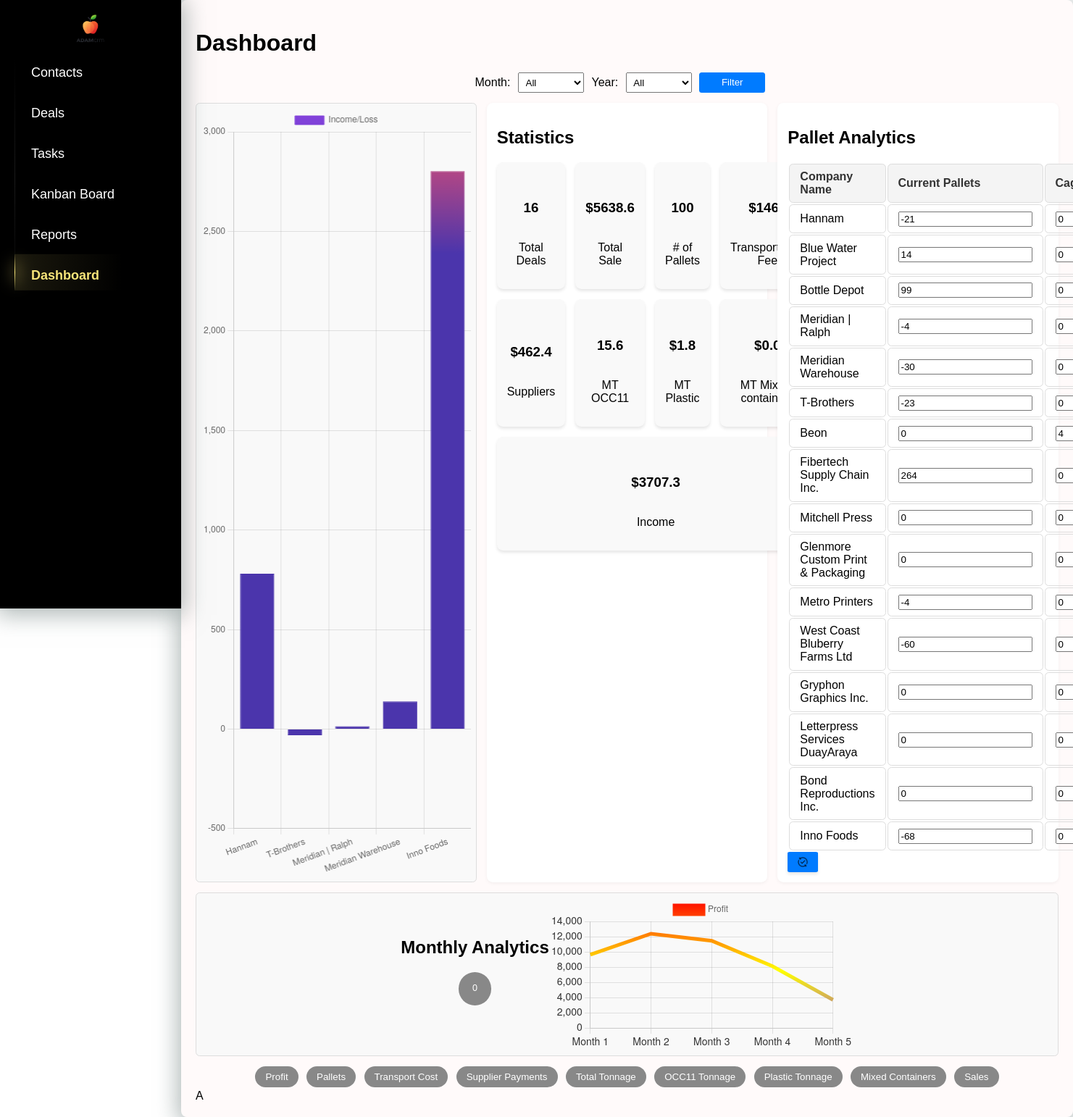
Page /sales_analytics/ on the committed database.
### crm/models.py (models this page shows, shortened)
class CompanyPallets(models.Model):
    company_name = models.ForeignKey(Company,on_delete=models.CASCADE, related_name='pallets')
    pallets_count = models.IntegerField(default=0)
    cages_count = models.IntegerField(default=0)

class Company(models.Model):
    name = models.CharField(max_length=200, unique=True)
    unique_number = models.CharField(max_length=255, unique=True, blank=True, null=True)
    pickup_requested = models.BooleanField(default=False)

### crm/views.py (the view, shortened to what this page needs)
# urls.py: path("sales_analytics/", views.sales_analytics, name="sales_analytics"),
def sales_analytics(request):
    from django.db.models import Sum, Q
    from django.db.models.functions import ExtractMonth, ExtractYear
    from django.http import JsonResponse, HttpResponseRedirect
    from datetime import datetime
    now = datetime.now()
    current_month = now.month
    current_year = now.year
    month = request.GET.get('month', str(current_month).zfill(2))  # По умолчанию текущий месяц
    year = request.GET.get('year', str(current_year))               # По умолчанию текущий год
    deals_year = Deals.objects.filter(date__year=int(year))
    monthly_data = deals_year.values(month=ExtractMonth('date')).annotate(
        total_income=Sum('total_income_loss'),
        total_pallets=Sum('shipped_pallets'),
        transport_cost=Sum('transport_cost'),
        supplier_total=Sum('supplier_total'),
        total_tonnage=Sum('received_quantity'),
        occ11_tonnage=Sum('received_quantity', filter=Q(grade="OCC11") | Q(grade="OCC 11") | Q(grade="Loose OCC") | Q(
            grade="OCC 11 Bale String") | Q(
            grade="Printers Offcuts") | Q(grade="Stock Rolls")),
        plastic_tonnage=Sum('received_quantity', filter=Q(grade="Flexible Plastic")),
            mixed_tonnage=Sum('received_quantity', filter=Q(grade="Mixed Container")),
            total_sales=Sum('total_amount')
        ).order_by('month')
    chart_data = {
        'months': [entry['month'] for entry in monthly_data],
        'profit': [float(entry["total_income"] or 0) for entry in monthly_data],
        'pallets': [float(entry['total_pallets'] or 0) for entry in monthly_data],
        'hauler': [float(entry['transport_cost'] or 0) for entry in monthly_data],
        'suppliers': [float(entry["supplier_total"] or 0) for entry in monthly_data],
        'total_tonnage': [float(entry["total_tonnage"] or 0) for entry in monthly_data],
        'occ11_tonnage': [float(entry["occ11_tonnage"] or 0) for entry in monthly_data],
        'plastic_tonnage': [float(entry["plastic_tonnage"] or 0) for entry in monthly_data],
        'mixed_tonnage': [float(entry["mixed_tonnage"] or 0) for entry in monthly_data],
        'sales': [float(entry["total_sales"] or 0) for entry in monthly_data]
    }
    if request.headers.get('X-Requested-With') == 'XMLHttpRequest':
        return JsonResponse(chart_data)
    deals_details = Deals.objects.all()
    if month and year:
        deals_details = deals_details.filter(date__month=int(month), date__year=int(year))
    elif month:
        deals_details = deals_details.filter(date__month=int(month))
    elif year:
        deals_details = deals_details.filter(date__year=int(year))
    suppliers_income = deals_details.values('supplier').annotate(total_income_loss=Sum('total_income_loss'))
    suppliers_income_dict = {
        contact.company.name: float(entry['total_income_loss'] or 0)
        for entry in suppliers_income
        for contact in Contact.objects.filter(company__id=entry['supplier'])
    }
    occ11_filter = Q(grade__iexact="OCC11") | Q(grade__iexact="OCC 11") | Q(grade__iexact="Loose OCC") | \
                   Q(grade__iexact="OCC 11 Bale String") | Q(grade__iexact="Printers Offcuts") | Q(
        grade__iexact="Stock Rolls")
    total_deals = deals_details.count()
    total_sale = deals_details.aggregate(Sum('total_amount'))['total_amount__sum'] or 0
    total_pallets = deals_details.aggregate(Sum('shipped_pallets'))['shipped_pallets__sum'] or 0
    transportation_fee = deals_details.aggregate(Sum('transport_cost'))['transport_cost__sum'] or 0
    suppliers_total = deals_details.aggregate(Sum('supplier_total'))['supplier_total__sum'] or 0
    mt_occ11 = deals_details.filter(occ11_filter).aggregate(Sum('received_quantity'))['received_quantity__sum'] or 0
    mt_plastic = deals_details.filter(grade="Flexible Plastic").aggregate(Sum('received_quantity'))['received_quantity__sum'] or 0
    mt_mixed_containers = deals_details.filter(grade="Mixed Container").aggregate(Sum('received_quantity'))['received_quantity__sum'] or 0
    income = deals_details.aggregate(Sum('total_income_loss'))['total_income_loss__sum'] or 0
    company_pallets = CompanyPallets.objects.select_related('company_name')
    years = Deals.objects.annotate(year=ExtractYear('date')).values_list('year', flat=True).distinct()
    months = range(1, 13)
    context = {
        'chart_data': chart_data,
        'year': year,
        'suppliers_income': suppliers_income_dict,
        'total_deals': total_deals,
        'total_sale': total_sale,
        'total_pallets': total_pallets,
        'transportation_fee': transportation_fee,
        'suppliers_total': suppliers_total,
        'mt_occ11': mt_occ11,
        'mt_plastic': mt_plastic,
        'mt_mixed_containers': mt_mixed_containers,
        'income': income,
        'company_pallets': company_pallets,
        'month': month,
        'years': sorted(years),
        'months': months,
    }
    return render(request, 'crm/sales_analytics.html', context)

### crm/templatetags/custom_filters.py (called while the page is built)
@register.filter(name='get_month_name')
def get_month_name(value):
    try:
        return calendar.month_name[int(value)]
    except (ValueError, IndexError):
        return value

### crm/templates/crm/sales_analytics.html (shortened to what this page needs)
{% extends 'crm/index.html' %}
{% block content %}
{% load static %}
{% load custom_filters %}
<link rel="stylesheet" href="{% static 'crm/styles.css' %}">
<link rel="stylesheet" href="{% static 'crm/sales_analytics.css' %}">
<h1>Dashboard</h1>
<form method="get" action="{% url 'sales_analytics' %}" class="filter-form">
    <label for="month">Month:</label>
    <select name="month" id="month">
        <option value="" {% if not month %}selected{% endif %}>All</option>
    </select>
    <label for="year">Year:</label>
    <select name="year" id="year">
        <option value="" {% if not year %}selected{% endif %}>All</option>
    </select>
    <button type="submit">Filter</button>
</form>
<div class="analytics-container">
    <div class="chart-container">
        {% if suppliers_income %}
            <canvas id="salesChart" width="200" height="100"></canvas>
        {% else %}
            <p>No data available for sales analytics.</p>
        {% endif %}
    </div>
    <div class="block stats-block">
      <h2>Statistics</h2>
      <div class="tiles-container">
        <div class="tile">
          <div class="icon"></div>
          <h3>{{ total_deals }}</h3>
          <p>Total Deals</p>
        </div>
        <div class="tile">
          <div class="icon"></div>
          <h3>${{ total_sale|floatformat:1 }}</h3>
          <p>Total Sale</p>
        </div>
        <div class="tile">
          <div class="icon"></div>
          <h3>{{ total_pallets }}</h3>
          <p># of Pallets</p>
        </div>
        <div class="tile">
          <div class="icon"></div>
          <h3>${{ transportation_fee }}</h3>
          <p>Transportation Fee</p>
        </div>
        <div class="tile">
          <div class="icon"></div>
          <h3>${{ suppliers_total|floatformat:1 }}</h3>
          <p>Suppliers</p>
        </div>
        <div class="tile">
          <div class="icon"></div>
          <h3>{{ mt_occ11|floatformat:1 }}</h3>
          <p>MT OCC11</p>
        </div>
        <div class="tile">
          <div class="icon"></div>
          <h3>${{ mt_plastic|floatformat:1 }}</h3>
          <p>MT Plastic</p>
        </div>
        <div class="tile">
          <div class="icon"></div>
          <h3>${{ mt_mixed_containers|floatformat:1 }}</h3>
          <p>MT Mixed-containers</p>
        </div>
        <div class="tile tile-income">
          <div class="icon"></div>
          <h3>${{ income|floatformat:1 }}</h3>
          <p>Income</p>
        </div>
      </div>
    </div>
    <div class="block">
        <h2>Pallet Analytics</h2>
        <form method="POST">
            <table>
                <thead>
                    <tr>
                        <th>Company Name</th>
                        <th>Current Pallets</th>
                        <th>Cages</th>
                    </tr>
                </thead>
                <tbody>
                    {% for pallet in company_pallets %}
                        <tr>
                            <td>{{ pallet.company_name.name }}</td>
                            <td>
                                <input type="number" name="pallets_{{ pallet.id }}" value="{{ pallet.pallets_count }}" min="0">
                            </td>
                            <td>
                                <input type="number" name="cages_{{ pallet.id }}" value="{{ pallet.cages_count }}" min="0">
                            </td>
                        </tr>
                    {% endfor %}
                </tbody>
            </table>
            <button type="submit" name="update_pallets" class="upt-btn">
                <img src="{% static 'crm/images/icons/update.png' %}" alt="Update">
            </button>
        </form>
    </div>
</div>
<div class="chart-container">
    <div class="monthly-header">
        <h2>Monthly Analytics</h2>
        <div id="currentMetricDisplay" class="current-metric">0</div>
    </div>
    <canvas id="monthlyWormChart" width="200" height="100"></canvas>
</div>
<div class="chart-buttons">
    <button class="profit" onclick="updateMonthlyChart('profit')">Profit</button>
    <button class="pallets" onclick="updateMonthlyChart('pallets')">Pallets</button>
    <button class="hauler" onclick="updateMonthlyChart('hauler')">Transport Cost</button>
    <button class="suppliers" onclick="updateMonthlyChart('suppliers')">Supplier Payments</button>
    <button class="total_tonnage" onclick="updateMonthlyChart('total_tonnage')">Total Tonnage</button>
    <button class="occ11_tonnage" onclick="updateMonthlyChart('occ11_tonnage')">OCC11 Tonnage</button>
    <button class="plastic_tonnage" onclick="updateMonthlyChart('plastic_tonnage')">Plastic Tonnage</button>
    <button class="mixed_tonnage" onclick="updateMonthlyChart('mixed_tonnage')">Mixed Containers</button>
    <button class="sales" onclick="updateMonthlyChart('sales')">Sales</button>
</div>
<script>
    window.suppliersIncome = {{ suppliers_income|safe }};
    window.chartData = {{ chart_data|safe }};
</script>А
{% endblock %}

### crm/static/crm/index.css (style rules this page uses)
:root { --primary-bg: #FFFAFA; --secondary-bg: #FFFAFA; --highlight: #8AAAA5; --accent: #CABD9A; --dark-accent: #A5956D; --shadow-color: rgba(124, 138, 137, 0.6); }
body { margin: 0; font-family: Arial, sans-serif; background-color: white; }

### crm/static/crm/styles.css (style rules this page uses)
.icon { width: 20px; height: 20px; margin: 0; display: block; object-fit: contain; }

### crm/static/crm/sales_analytics.css (style rules this page uses)
.analytics-container { display: grid; grid-template-columns: repeat(auto-fit, minmax(210px, 1fr)); gap: 14px; margin: 14px auto; }
.block { padding: 14px; background-color: #ffffff; border-radius: 8.4px; box-shadow: 0 1.4px 5.6px rgba(0, 0, 0, 0.05); min-height: 175px; }
.chart-container { padding: 7px; border: 1px solid #ddd; border-radius: 5.6px; background: #f9f9f9; display: flex; justify-content: center; align-items: center; min-height: 175px; }
.tiles-container { display: grid; grid-template-columns: repeat(4, 1fr); gap: 14px; max-width: 560px; margin: 14px auto; }
.tile { background-color: #f9f9f9; border-radius: 8.4px; box-shadow: 0 2.8px 4.2px rgba(0, 0, 0, 0.1); padding: 14px; text-align: center; display: flex; flex-direction: column; justify-content: center; align-items: center; transition: transform 0.3s ease, box-shadow 0.3s ease; }
.tile-income { grid-column: span 4; }
table { width: 100%; border-collapse: separate; border-spacing: 2.8px; }
table th, table td { padding: 8.4px 14px; border: 1px solid #ddd; border-radius: 5.6px; text-align: left; font-family: Arial, sans-serif; }
table th { background-color: #f4f4f4; color: #333; font-weight: bold; border-radius: 5.6px; }
.current-metric { display: inline-block; width: 45.5px; height: 45.5px; border-radius: 50%; background-color: #888; color: #fff; text-align: center; line-height: 45.5px; font-size: 12.6px; margin: 0 auto 14px; }
.filter-form { margin-bottom: 14px; display: flex; gap: 10.5px; max-width: 420px; margin-left: auto; margin-right: auto; justify-content: flex-start; align-items: center; }
.filter-form select, .filter-form button { width: 91px; height: 28px; padding: 5.6px; }
.filter-form button { background-color: #007BFF; color: white; border: none; border-radius: 3.5px; cursor: pointer; }
.monthly-header { text-align: center; margin-bottom: 14px; }
#monthlyChart, #monthlyWormChart { width: 100%; max-width: 420px; height: auto; }
.chart-buttons { text-align: center; margin-top: 10.5px; }
.chart-buttons button { border: none; border-radius: 35px; padding: 7px 14px; background-color: #888; color: #fff; cursor: pointer; transition: all 0.3s ease; margin: 3.5px; }
.upt-btn { display: flex; align-items: center; justify-content: center; width: 42px; height: 28px; background-color: #007BFF; border: none; border-radius: 7%; cursor: pointer; transition: background-color 0.3s ease, transform 0.2s ease; box-shadow: 0 2.8px 4.2px rgba(0, 0, 0, 0.1); padding: 0; overflow: hidden; }
.upt-btn img { width: 14px; height: 14px; pointer-events: none; object-fit: cover; }

### rows in the picture
CompanyPallets: company_name.name "Hannam", pallets_count "-21", cages_count "0"
CompanyPallets: company_name.name "Blue Water Project", pallets_count "14", cages_count "0"
CompanyPallets: company_name.name "Bottle Depot", pallets_count "99", cages_count "0"
CompanyPallets: company_name.name "Meridian | Ralph", pallets_count "-4", cages_count "0"
CompanyPallets: company_name.name "Meridian Warehouse", pallets_count "-30", cages_count "0"
CompanyPallets: company_name.name "T-Brothers", pallets_count "-23", cages_count "0"
CompanyPallets: company_name.name "Beon", pallets_count "0", cages_count "4"
CompanyPallets: company_name.name "Fibertech Supply Chain Inc.", pallets_count "264", cages_count "0"
CompanyPallets: company_name.name "Mitchell Press", pallets_count "0", cages_count "0"
CompanyPallets: company_name.name "Glenmore Custom Print & Packaging", pallets_count "0", cages_count "0"
CompanyPallets: company_name.name "Metro Printers", pallets_count "-4", cages_count "0"
CompanyPallets: company_name.name "West Coast Bluberry Farms Ltd", pallets_count "-60", cages_count "0"
CompanyPallets: company_name.name "Gryphon Graphics Inc.", pallets_count "0", cages_count "0"
CompanyPallets: company_name.name "Letterpress Services DuayAraya", pallets_count "0", cages_count "0"
CompanyPallets: company_name.name "Bond Reproductions Inc.", pallets_count "0", cages_count "0"
CompanyPallets: company_name.name "Inno Foods", pallets_count "-68", cages_count "0"

### other values in the picture
{{ total_deals }} "16"
{{ total_sale|floatformat:1 }} "5638.6"
{{ total_pallets }} "100"
{{ transportation_fee }} "1469"
{{ suppliers_total|floatformat:1 }} "462.4"
{{ mt_occ11|floatformat:1 }} "15.6"
{{ mt_plastic|floatformat:1 }} "1.8"
{{ mt_mixed_containers|floatformat:1 }} "0.0"
{{ income|floatformat:1 }} "3707.3"
chart data {{ suppliers_income|safe }} {'Hannam': 780.75, 'T-Brothers': -30.49, 'Meridian | Ralph': 14.35, 'Meridian Warehouse': 139.6, 'Inno Foods': 2803.06}
